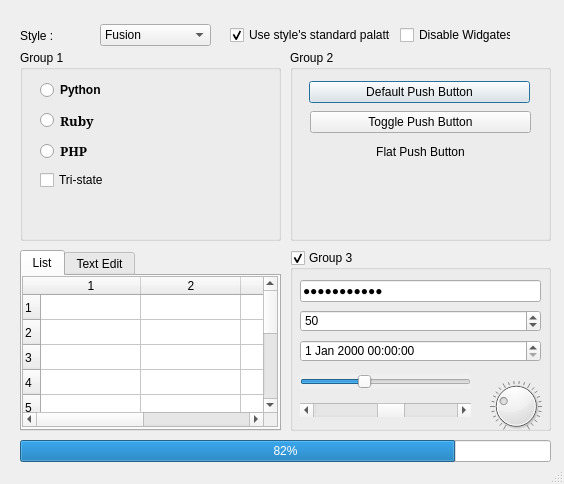
<?xml version="1.0" encoding="UTF-8"?>
<ui version="4.0">
 <class>MainWindow</class>
 <widget class="QMainWindow" name="MainWindow">
  <property name="geometry">
   <rect>
    <x>0</x>
    <y>0</y>
    <width>564</width>
    <height>484</height>
   </rect>
  </property>
  <property name="windowTitle">
   <string>Styles</string>
  </property>
  <widget class="QWidget" name="centralwidget">
   <widget class="QWidget" name="horizontalLayoutWidget">
    <property name="geometry">
     <rect>
      <x>20</x>
      <y>20</y>
      <width>71</width>
      <height>31</height>
     </rect>
    </property>
    <layout class="QHBoxLayout" name="horizontalLayout">
     <item>
      <widget class="QLabel" name="label">
       <property name="text">
        <string>Style :</string>
       </property>
      </widget>
     </item>
    </layout>
   </widget>
   <widget class="QWidget" name="horizontalLayoutWidget_2">
    <property name="geometry">
     <rect>
      <x>230</x>
      <y>20</y>
      <width>161</width>
      <height>31</height>
     </rect>
    </property>
    <layout class="QHBoxLayout" name="horizontalLayout_2">
     <item>
      <widget class="QCheckBox" name="checkBox">
       <property name="text">
        <string>Use style's standard palatte</string>
       </property>
       <property name="checked">
        <bool>true</bool>
       </property>
      </widget>
     </item>
    </layout>
   </widget>
   <widget class="QWidget" name="horizontalLayoutWidget_3">
    <property name="geometry">
     <rect>
      <x>400</x>
      <y>20</y>
      <width>111</width>
      <height>31</height>
     </rect>
    </property>
    <layout class="QHBoxLayout" name="horizontalLayout_3">
     <item>
      <widget class="QCheckBox" name="checkBox_2">
       <property name="text">
        <string>Disable Widgates</string>
       </property>
      </widget>
     </item>
    </layout>
   </widget>
   <widget class="QWidget" name="gridLayoutWidget">
    <property name="geometry">
     <rect>
      <x>20</x>
      <y>50</y>
      <width>261</width>
      <height>191</height>
     </rect>
    </property>
    <layout class="QGridLayout" name="gridLayout">
     <item row="0" column="0">
      <widget class="QGroupBox" name="groupBox">
       <property name="title">
        <string>Group 1</string>
       </property>
       <widget class="QWidget" name="verticalLayoutWidget">
        <property name="geometry">
         <rect>
          <x>20</x>
          <y>30</y>
          <width>160</width>
          <height>21</height>
         </rect>
        </property>
        <layout class="QVBoxLayout" name="verticalLayout">
         <item>
          <widget class="QRadioButton" name="radioButton">
           <property name="font">
            <font>
             <pointsize>9</pointsize>
             <weight>75</weight>
             <bold>true</bold>
            </font>
           </property>
           <property name="text">
            <string>Python</string>
           </property>
          </widget>
         </item>
        </layout>
       </widget>
       <widget class="QWidget" name="verticalLayoutWidget_2">
        <property name="geometry">
         <rect>
          <x>20</x>
          <y>60</y>
          <width>160</width>
          <height>21</height>
         </rect>
        </property>
        <layout class="QVBoxLayout" name="verticalLayout_2">
         <item>
          <widget class="QRadioButton" name="radioButton_2">
           <property name="font">
            <font>
             <family>Constantia</family>
             <pointsize>10</pointsize>
             <weight>75</weight>
             <bold>true</bold>
            </font>
           </property>
           <property name="text">
            <string>Ruby</string>
           </property>
          </widget>
         </item>
        </layout>
       </widget>
       <widget class="QWidget" name="verticalLayoutWidget_3">
        <property name="geometry">
         <rect>
          <x>20</x>
          <y>90</y>
          <width>160</width>
          <height>22</height>
         </rect>
        </property>
        <layout class="QVBoxLayout" name="verticalLayout_3">
         <item>
          <widget class="QRadioButton" name="radioButton_3">
           <property name="font">
            <font>
             <family>Constantia</family>
             <pointsize>10</pointsize>
             <weight>75</weight>
             <bold>true</bold>
            </font>
           </property>
           <property name="text">
            <string>PHP</string>
           </property>
          </widget>
         </item>
        </layout>
       </widget>
       <widget class="QWidget" name="verticalLayoutWidget_4">
        <property name="geometry">
         <rect>
          <x>20</x>
          <y>120</y>
          <width>161</width>
          <height>21</height>
         </rect>
        </property>
        <layout class="QVBoxLayout" name="verticalLayout_4">
         <item>
          <widget class="QCheckBox" name="checkBox_4">
           <property name="text">
            <string>Tri-state</string>
           </property>
           <property name="checked">
            <bool>false</bool>
           </property>
           <property name="autoRepeat">
            <bool>false</bool>
           </property>
           <property name="tristate">
            <bool>true</bool>
           </property>
          </widget>
         </item>
        </layout>
       </widget>
      </widget>
     </item>
    </layout>
   </widget>
   <widget class="QWidget" name="gridLayoutWidget_2">
    <property name="geometry">
     <rect>
      <x>290</x>
      <y>50</y>
      <width>261</width>
      <height>191</height>
     </rect>
    </property>
    <layout class="QGridLayout" name="gridLayout_2">
     <item row="0" column="0">
      <widget class="QGroupBox" name="groupBox_2">
       <property name="title">
        <string>Group 2</string>
       </property>
       <widget class="QWidget" name="verticalLayoutWidget_5">
        <property name="geometry">
         <rect>
          <x>19</x>
          <y>30</y>
          <width>221</width>
          <height>25</height>
         </rect>
        </property>
        <layout class="QVBoxLayout" name="verticalLayout_5">
         <item>
          <widget class="QPushButton" name="pushButton">
           <property name="text">
            <string>Default Push Button</string>
           </property>
           <property name="default">
            <bool>true</bool>
           </property>
          </widget>
         </item>
        </layout>
       </widget>
       <widget class="QWidget" name="verticalLayoutWidget_6">
        <property name="geometry">
         <rect>
          <x>20</x>
          <y>60</y>
          <width>221</width>
          <height>25</height>
         </rect>
        </property>
        <layout class="QVBoxLayout" name="verticalLayout_6">
         <item>
          <widget class="QPushButton" name="pushButton_2">
           <property name="text">
            <string>Toggle Push Button</string>
           </property>
           <property name="autoRepeat">
            <bool>false</bool>
           </property>
           <property name="autoDefault">
            <bool>true</bool>
           </property>
           <property name="default">
            <bool>false</bool>
           </property>
           <property name="flat">
            <bool>false</bool>
           </property>
          </widget>
         </item>
        </layout>
       </widget>
       <widget class="QWidget" name="verticalLayoutWidget_7">
        <property name="geometry">
         <rect>
          <x>20</x>
          <y>90</y>
          <width>221</width>
          <height>25</height>
         </rect>
        </property>
        <layout class="QVBoxLayout" name="verticalLayout_7">
         <item>
          <widget class="QPushButton" name="pushButton_3">
           <property name="text">
            <string>Flat Push Button</string>
           </property>
           <property name="flat">
            <bool>true</bool>
           </property>
          </widget>
         </item>
        </layout>
       </widget>
      </widget>
     </item>
    </layout>
   </widget>
   <widget class="QWidget" name="gridLayoutWidget_4">
    <property name="geometry">
     <rect>
      <x>20</x>
      <y>250</y>
      <width>261</width>
      <height>181</height>
     </rect>
    </property>
    <layout class="QGridLayout" name="gridLayout_4">
     <item row="0" column="0">
      <widget class="QTabWidget" name="tabWidget">
       <property name="currentIndex">
        <number>0</number>
       </property>
       <property name="usesScrollButtons">
        <bool>true</bool>
       </property>
       <widget class="QWidget" name="tab">
        <attribute name="title">
         <string>List</string>
        </attribute>
        <widget class="QTableWidget" name="tableWidget">
         <property name="geometry">
          <rect>
           <x>0</x>
           <y>0</y>
           <width>256</width>
           <height>151</height>
          </rect>
         </property>
         <property name="rowCount">
          <number>10</number>
         </property>
         <property name="columnCount">
          <number>4</number>
         </property>
         <attribute name="horizontalHeaderShowSortIndicator" stdset="0">
          <bool>false</bool>
         </attribute>
         <attribute name="horizontalHeaderStretchLastSection">
          <bool>false</bool>
         </attribute>
         <attribute name="verticalHeaderCascadingSectionResizes">
          <bool>true</bool>
         </attribute>
         <attribute name="verticalHeaderDefaultSectionSize">
          <number>25</number>
         </attribute>
         <row>
          <property name="text">
           <string>1</string>
          </property>
         </row>
         <row>
          <property name="text">
           <string>2</string>
          </property>
         </row>
         <row>
          <property name="text">
           <string>3</string>
          </property>
         </row>
         <row>
          <property name="text">
           <string>4</string>
          </property>
         </row>
         <row/>
         <row/>
         <row/>
         <row/>
         <row/>
         <row/>
         <column>
          <property name="text">
           <string>1</string>
          </property>
         </column>
         <column/>
         <column/>
         <column/>
        </widget>
       </widget>
       <widget class="QWidget" name="tab_2">
        <attribute name="title">
         <string>Text Edit</string>
        </attribute>
       </widget>
      </widget>
     </item>
    </layout>
   </widget>
   <widget class="QWidget" name="horizontalLayoutWidget_4">
    <property name="geometry">
     <rect>
      <x>20</x>
      <y>440</y>
      <width>531</width>
      <height>23</height>
     </rect>
    </property>
    <layout class="QHBoxLayout" name="horizontalLayout_4">
     <item>
      <widget class="QProgressBar" name="progressBar">
       <property name="autoFillBackground">
        <bool>false</bool>
       </property>
       <property name="value">
        <number>82</number>
       </property>
      </widget>
     </item>
    </layout>
   </widget>
   <widget class="QWidget" name="horizontalLayoutWidget_5">
    <property name="geometry">
     <rect>
      <x>100</x>
      <y>20</y>
      <width>111</width>
      <height>31</height>
     </rect>
    </property>
    <layout class="QHBoxLayout" name="horizontalLayout_5">
     <item>
      <widget class="QComboBox" name="comboBox">
       <item>
        <property name="text">
         <string>Fusion</string>
        </property>
       </item>
      </widget>
     </item>
    </layout>
   </widget>
   <widget class="QWidget" name="gridLayoutWidget_3">
    <property name="geometry">
     <rect>
      <x>290</x>
      <y>250</y>
      <width>261</width>
      <height>181</height>
     </rect>
    </property>
    <layout class="QGridLayout" name="gridLayout_3">
     <item row="0" column="0">
      <widget class="QGroupBox" name="groupBox_3">
       <property name="title">
        <string>Group 3</string>
       </property>
       <property name="flat">
        <bool>false</bool>
       </property>
       <property name="checkable">
        <bool>true</bool>
       </property>
       <widget class="QWidget" name="verticalLayoutWidget_8">
        <property name="geometry">
         <rect>
          <x>10</x>
          <y>30</y>
          <width>241</width>
          <height>22</height>
         </rect>
        </property>
        <layout class="QVBoxLayout" name="verticalLayout_8">
         <item>
          <widget class="QLineEdit" name="lineEdit">
           <property name="text">
            <string>inipassword</string>
           </property>
           <property name="echoMode">
            <enum>QLineEdit::Password</enum>
           </property>
          </widget>
         </item>
        </layout>
       </widget>
       <widget class="QWidget" name="verticalLayoutWidget_9">
        <property name="geometry">
         <rect>
          <x>10</x>
          <y>60</y>
          <width>241</width>
          <height>22</height>
         </rect>
        </property>
        <layout class="QVBoxLayout" name="verticalLayout_9">
         <item>
          <widget class="QSpinBox" name="spinBox">
           <property name="value">
            <number>50</number>
           </property>
          </widget>
         </item>
        </layout>
       </widget>
       <widget class="QWidget" name="verticalLayoutWidget_10">
        <property name="geometry">
         <rect>
          <x>10</x>
          <y>90</y>
          <width>241</width>
          <height>22</height>
         </rect>
        </property>
        <layout class="QVBoxLayout" name="verticalLayout_10">
         <item>
          <widget class="QDateTimeEdit" name="dateTimeEdit"/>
         </item>
        </layout>
       </widget>
       <widget class="QWidget" name="verticalLayoutWidget_11">
        <property name="geometry">
         <rect>
          <x>10</x>
          <y>120</y>
          <width>171</width>
          <height>24</height>
         </rect>
        </property>
        <layout class="QVBoxLayout" name="verticalLayout_11">
         <item>
          <widget class="QSlider" name="horizontalSlider">
           <property name="autoFillBackground">
            <bool>true</bool>
           </property>
           <property name="singleStep">
            <number>1</number>
           </property>
           <property name="sliderPosition">
            <number>36</number>
           </property>
           <property name="orientation">
            <enum>Qt::Horizontal</enum>
           </property>
           <property name="invertedAppearance">
            <bool>false</bool>
           </property>
           <property name="invertedControls">
            <bool>false</bool>
           </property>
          </widget>
         </item>
        </layout>
       </widget>
       <widget class="QWidget" name="verticalLayoutWidget_12">
        <property name="geometry">
         <rect>
          <x>10</x>
          <y>150</y>
          <width>171</width>
          <height>21</height>
         </rect>
        </property>
        <layout class="QVBoxLayout" name="verticalLayout_12">
         <item>
          <widget class="QScrollBar" name="horizontalScrollBar">
           <property name="sliderPosition">
            <number>54</number>
           </property>
           <property name="orientation">
            <enum>Qt::Horizontal</enum>
           </property>
          </widget>
         </item>
        </layout>
       </widget>
       <widget class="QWidget" name="gridLayoutWidget_5">
        <property name="geometry">
         <rect>
          <x>200</x>
          <y>130</y>
          <width>52</width>
          <height>52</height>
         </rect>
        </property>
        <layout class="QGridLayout" name="gridLayout_5">
         <item row="0" column="0">
          <widget class="QDial" name="dial">
           <property name="sliderPosition">
            <number>27</number>
           </property>
           <property name="invertedAppearance">
            <bool>false</bool>
           </property>
           <property name="invertedControls">
            <bool>true</bool>
           </property>
           <property name="wrapping">
            <bool>false</bool>
           </property>
           <property name="notchesVisible">
            <bool>true</bool>
           </property>
          </widget>
         </item>
        </layout>
       </widget>
      </widget>
     </item>
    </layout>
   </widget>
  </widget>
  <widget class="QStatusBar" name="statusbar"/>
 </widget>
 <resources/>
 <connections/>
</ui>
